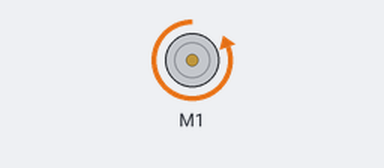
Recording of a program running on a simulated Arduino Uno, built with avr-gcc and run on an emulated ATmega328P. Parts: DC motor (green arrow = forward, orange = backward, longer = faster).

Above: at 0.1 s.
Timing chart, 0 to 1.6 s (numbered marks = the images above):
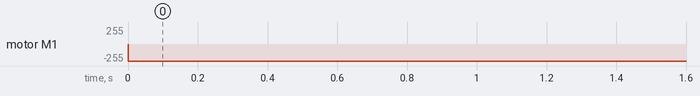

The program:

main.cpp
```cpp
#include <Arduino.h> //Arduino Library
#include <AFMotor.h> //Motor Driver Library

//Joystick Ports
#define xAxis  A0
#define yAxis  A1

//Joystck Variables
int xVal = 0;
int yVal = 0;

//Defines First DC Motor
AF_DCMotor motor1(1);

//Creates a variable for the speed of the DC Motor
int  speed(int percent)
{
  return map(percent, 0, 100, 0, 255);
}

//Nothing For Setup Code
void setup() {
}

void loop() {

//If The X Axis is over 512 degrees then the motor moves forward at 100% Speed
if (xVal > 512) {

  motor1.setSpeed( speed(100) );
  motor1.run(FORWARD);

}

//If The X Axis is under 512 degrees then the motor moves backwards at 100% Speed
if (xVal < 512) {

  motor1.setSpeed( speed(100) );
  motor1.run(BACKWARD);

}

}
```

Measured:
- by itself, motor M1: stopped → backward 255/255 at 0.00 s
